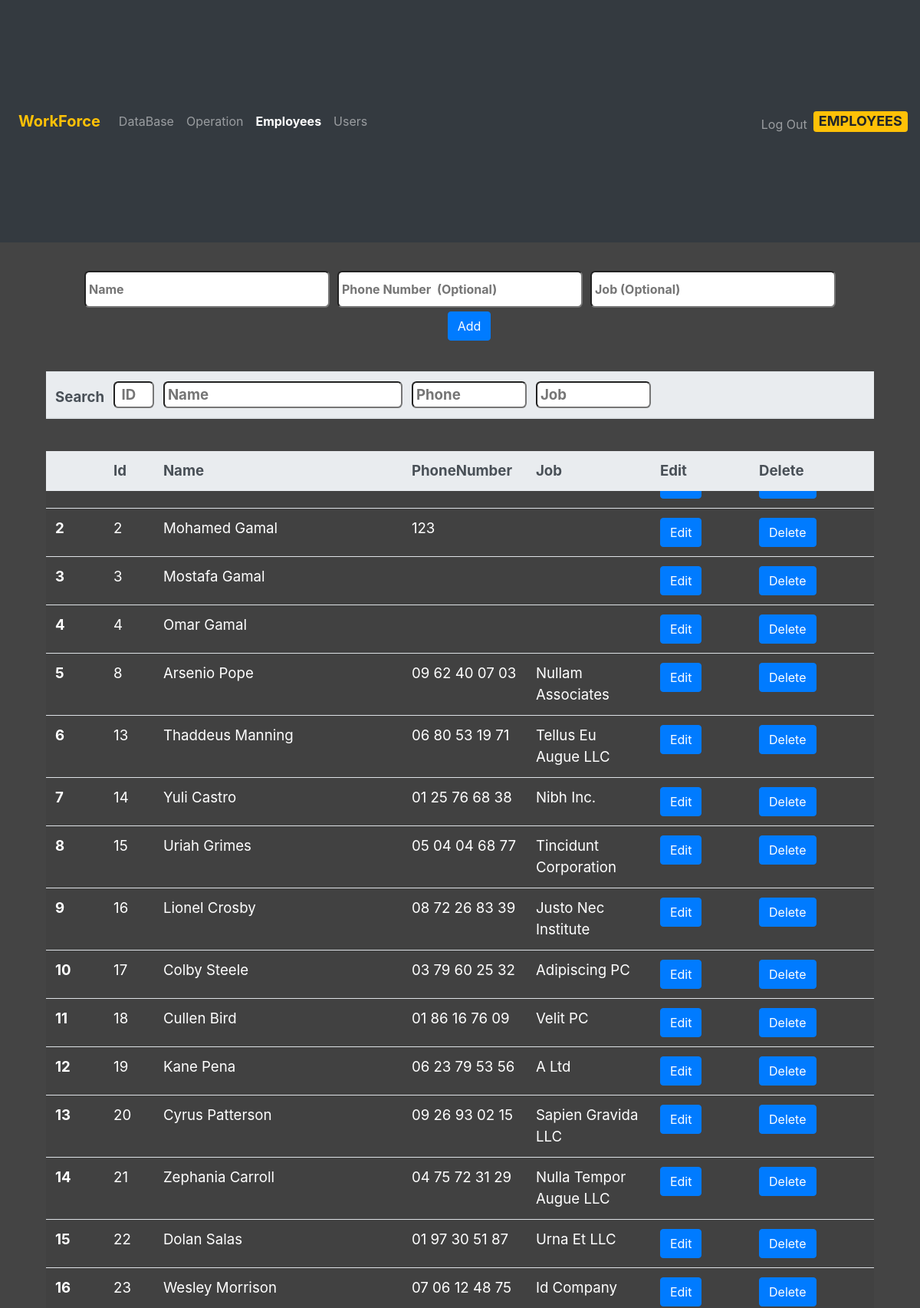
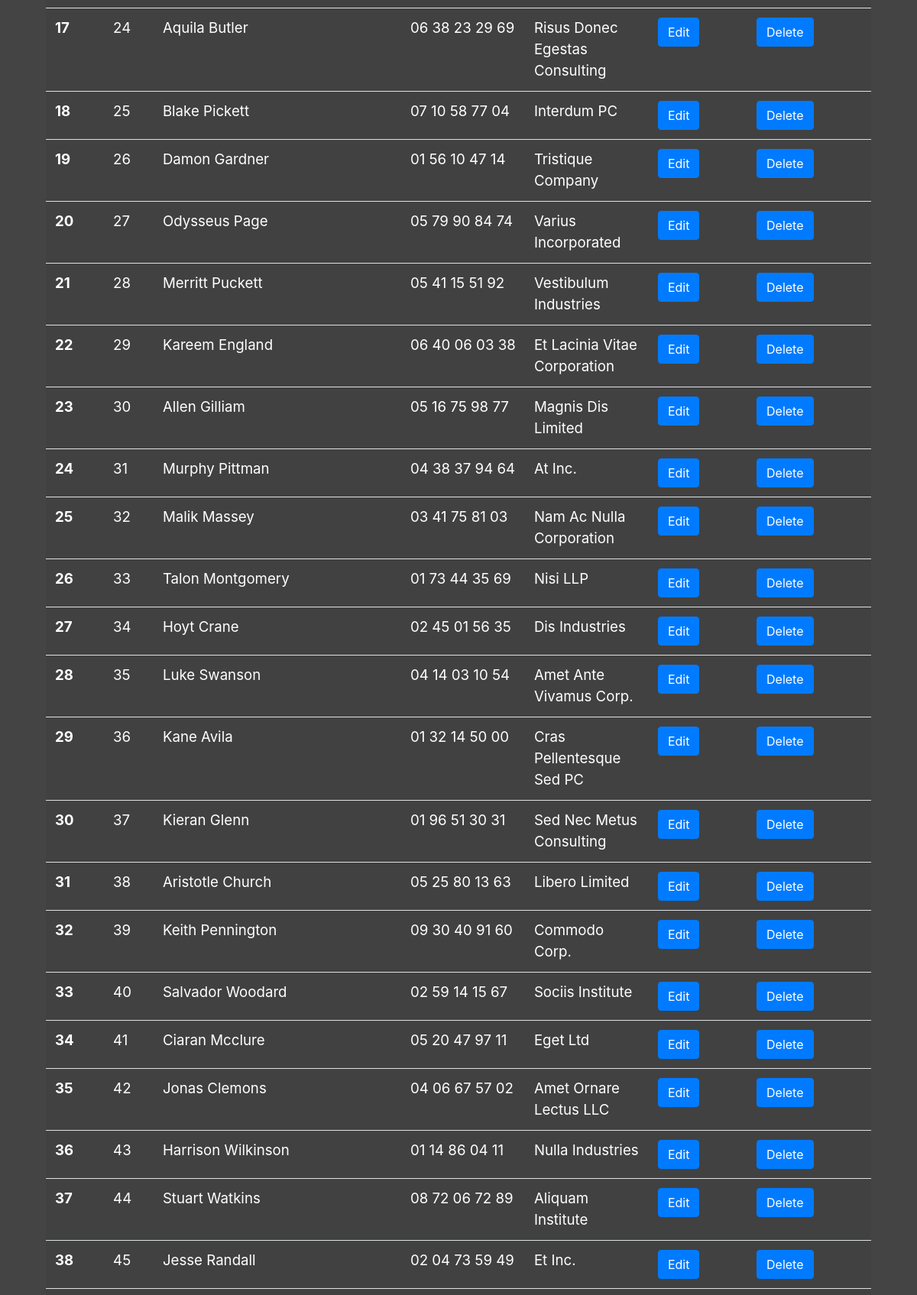
Page /employees (signed in, upper part) on the committed database (2 pictures, top to bottom).
### tables this page shows
CREATE TABLE "employees" (
	"id"	INTEGER NOT NULL,
	"name"	TEXT NOT NULL UNIQUE,
	"Job"	TEXT DEFAULT NONE,
	"phone"	TEXT DEFAULT 0,
	PRIMARY KEY("id")
);

### app.py (the view, shortened to what this page needs)
@app.route("/employees", methods=["GET", "POST"])
@login_required
def employees():
    employees = db.execute("SELECT * FROM employees")
    return render_template("employees.html", page="employees", employees=employees)

### app.py (called while the page is built)
@app.after_request
def after_request(response):
    response.headers["Cache-Control"] = "no-cache, no-store, must-revalidate"
    response.headers["Expires"] = 0
    response.headers["Pragma"] = "no-cache"
    return response

### helpers.py (called while the page is built)
def login_required(f):
    @wraps(f)
    def decorated_function(*args, **kwargs):
        if session.get("user_id") is None:
            return redirect("/login")
        return f(*args, **kwargs)
    return decorated_function

### templates/employees.html (shortened to what this page needs)
{% extends "layout.html" %}
{% block main %}
<div class="bowl container">
    <div>
        <form action="/employees" method="POST">
            <div class="formdiv pd-0 container">
                <input type="text" placeholder="Name" autocomplete="off" name="name">
                <input type="number" min="0" placeholder="Phone Number  (Optional)" autocomplete="off" name="phone">
                <input type="text" placeholder="Job (Optional)" name="job">
            </div>
            <button class="btn btn-primary mb-2 ml-4">Add</button>
        </form>
    </div>
</div>
<div class="infoTable">
    <table class="table table-hover table-striped container" id="EStable">
        <thead class="thead-light">
            <tr class="stickytop">
                <div style="display: block;" class="container">
                    <th scope="col" class="colnum">Search</th>
                    <th class="ssmall"><input type="text" placeholder=" ID" id="eid"
                            onkeyup="Search(this.id,'EStable','0')">
                    </th>
                    <th class="big">
                        <input type="text" placeholder="Name" id="empnane" onkeyup="Search(this.id,'EStable','1')">
                    </th>
                    <th class="medium"><input type="number" placeholder="Phone" id="Empphone"
                            onkeyup="Search(this.id,'EStable','2')">
                    </th>
                    <th class="medium"><input type="text" placeholder="Job" id="EmpJob"
                            onkeyup="Search(this.id,'EStable','3')">
                    </th>
                    <th></th>
                    <th></th>
                </div>
            </tr>
            <tr class="stickybuffer">
                <th scope="col"></th>
                <th class="tx" scope="col">Id</th>
                <th class="tx" scope="col">Name</th>
                <th class="tx" scope="col">PhoneNumber</th>
                <th class="tx" scope="col">Job</th>
                <th class="tx" scope="col" class="tdeledit">Edit</th>
                <th class="tx" scope="col" class="tdeledit">Delete</th>
            </tr>
        </thead>
        <tbody>
            {% for row in employees %}
            <tr>
                <th scope="col"></th>
                <td>{{row.id}}</td>
                <td>{{row.name}}</td>
                <td>{{row.phone}}</td>
                <td>{{row.Job}}</td>
                <td><button class="btn btn-primary" type="button" data-toggle="collapse" data-target="#modal{{row.id}}"
                        aria-expanded="false" aria-controls="collapseExample">Edit</button></td>
                <td>
                    <form action="/edit_employees" method="POST">
                        <button class="btn-primary btn" type="submit">Delete</button>
                    </form>
                </td>
            </tr>
            {% endfor %}
        </tbody>
    </table>
</div>
{% endblock %}

### static/styles.css (style rules this page uses)
* { color:white; box-sizing: border-box; }
body { position: static; }
body,html { margin: 0; padding: 0; background-color: #444444; }
input, select,option { border-radius: 0.4rem; font-weight: bold; padding: 4px; color: black; }
.table { width :100%; }
.formdiv { display: flex; justify-content: center; align-content: center; flex-wrap: wrap; }
.formdiv * { min-width: 20rem; min-height: 3rem; color: black; margin: 5px; }
.bowl { display: flex; justify-content: center; margin-top: 2rem; }
.infoTable { margin-top: 2rem; font-size: 14pt; }
.infoTable tr { justify-content: left; justify-items: left; text-align: left; }
.infoTable th { padding-inline-end: 0; }
table { counter-reset: rowNumber; }
table tbody tr:nth-child(odd) { counter-increment: rowNumber; }
table tbody tr th:first-child::before { content: counter(rowNumber); width: auto; }
.infoTable .container,table { max-width: 90vw; }
.colnum { width : 5% }
.ssmall { width: 6%; }
.medium { width: 15%; }
.big { width: 30%; }
.ssmall input,.medium input, .big input { width: 100%; height: 100%; }
.stickybuffer { position: sticky; top: 6vh; }
.stickytop { position: sticky; top: 0vh; }

### rows in the picture
employees: id "2", name "Mohamed Gamal", phone "123"
employees: id "3", name "Mostafa Gamal"
employees: id "4", name "Omar Gamal"
employees: id "8", name "Arsenio Pope", phone "09 62 40 07 03", Job "Nullam Associates"
employees: id "13", name "Thaddeus Manning", phone "06 80 53 19 71", Job "Tellus Eu Augue LLC"
employees: id "14", name "Yuli Castro", phone "01 25 76 68 38", Job "Nibh Inc."
employees: id "15", name "Uriah Grimes", phone "05 04 04 68 77", Job "Tincidunt Corporation"
employees: id "16", name "Lionel Crosby", phone "08 72 26 83 39", Job "Justo Nec Institute"
employees: id "17", name "Colby Steele", phone "03 79 60 25 32", Job "Adipiscing PC"
employees: id "18", name "Cullen Bird", phone "01 86 16 76 09", Job "Velit PC"
employees: id "19", name "Kane Pena", phone "06 23 79 53 56", Job "A Ltd"
employees: id "20", name "Cyrus Patterson", phone "09 26 93 02 15", Job "Sapien Gravida LLC"
employees: id "21", name "Zephania Carroll", phone "04 75 72 31 29", Job "Nulla Tempor Augue LLC"
employees: id "22", name "Dolan Salas", phone "01 97 30 51 87", Job "Urna Et LLC"
employees: id "23", name "Wesley Morrison", phone "07 06 12 48 75", Job "Id Company"
employees: id "24", name "Aquila Butler", phone "06 38 23 29 69", Job "Risus Donec Egestas Consulting"
employees: id "25", name "Blake Pickett", phone "07 10 58 77 04", Job "Interdum PC"
employees: id "26", name "Damon Gardner", phone "01 56 10 47 14", Job "Tristique Company"
employees: id "27", name "Odysseus Page", phone "05 79 90 84 74", Job "Varius Incorporated"
employees: id "28", name "Merritt Puckett", phone "05 41 15 51 92", Job "Vestibulum Industries"
employees: id "29", name "Kareem England", phone "06 40 06 03 38", Job "Et Lacinia Vitae Corporation"
employees: id "30", name "Allen Gilliam", phone "05 16 75 98 77", Job "Magnis Dis Limited"
employees: id "31", name "Murphy Pittman", phone "04 38 37 94 64", Job "At Inc."
employees: id "32", name "Malik Massey", phone "03 41 75 81 03", Job "Nam Ac Nulla Corporation"
employees: id "33", name "Talon Montgomery", phone "01 73 44 35 69", Job "Nisi LLP"
employees: id "34", name "Hoyt Crane", phone "02 45 01 56 35", Job "Dis Industries"
employees: id "35", name "Luke Swanson", phone "04 14 03 10 54", Job "Amet Ante Vivamus Corp."
employees: id "36", name "Kane Avila", phone "01 32 14 50 00", Job "Cras Pellentesque Sed PC"
employees: id "37", name "Kieran Glenn", phone "01 96 51 30 31", Job "Sed Nec Metus Consulting"
employees: id "38", name "Aristotle Church", phone "05 25 80 13 63", Job "Libero Limited"
employees: id "39", name "Keith Pennington", phone "09 30 40 91 60", Job "Commodo Corp."
employees: id "40", name "Salvador Woodard", phone "02 59 14 15 67", Job "Sociis Institute"
employees: id "41", name "Ciaran Mcclure", phone "05 20 47 97 11", Job "Eget Ltd"
employees: id "42", name "Jonas Clemons", phone "04 06 67 57 02", Job "Amet Ornare Lectus LLC"
employees: id "43", name "Harrison Wilkinson", phone "01 14 86 04 11", Job "Nulla Industries"
employees: id "44", name "Stuart Watkins", phone "08 72 06 72 89", Job "Aliquam Institute"
employees: id "45", name "Jesse Randall", phone "02 04 73 59 49", Job "Et Inc."

### other values in the picture
{{ page or "Welcome" }} "EMPLOYEES"
